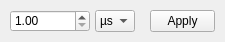
<?xml version="1.0" encoding="UTF-8"?>
<ui version="4.0">
 <class>PanelChangeTime</class>
 <widget class="QWidget" name="PanelChangeTime">
  <property name="geometry">
   <rect>
    <x>0</x>
    <y>0</y>
    <width>225</width>
    <height>42</height>
   </rect>
  </property>
  <property name="windowTitle">
   <string>Change integration time</string>
  </property>
  <widget class="QPushButton" name="button_apply">
   <property name="geometry">
    <rect>
     <x>150</x>
     <y>10</y>
     <width>65</width>
     <height>22</height>
    </rect>
   </property>
   <property name="text">
    <string>Apply</string>
   </property>
  </widget>
  <widget class="QDoubleSpinBox" name="spinbox_timeValue">
   <property name="geometry">
    <rect>
     <x>10</x>
     <y>10</y>
     <width>80</width>
     <height>22</height>
    </rect>
   </property>
   <property name="decimals">
    <number>2</number>
   </property>
   <property name="minimum">
    <double>1.000000000000000</double>
   </property>
   <property name="maximum">
    <double>10000.000000000000000</double>
   </property>
   <property name="singleStep">
    <double>0.100000000000000</double>
   </property>
  </widget>
  <widget class="QComboBox" name="combobox_timeBase">
   <property name="geometry">
    <rect>
     <x>95</x>
     <y>10</y>
     <width>40</width>
     <height>22</height>
    </rect>
   </property>
   <item>
    <property name="text">
     <string>µs</string>
    </property>
   </item>
   <item>
    <property name="text">
     <string>ms</string>
    </property>
   </item>
   <item>
    <property name="text">
     <string>s</string>
    </property>
   </item>
  </widget>
  <zorder>spinbox_timeValue</zorder>
  <zorder>button_apply</zorder>
  <zorder>combobox_timeBase</zorder>
 </widget>
 <tabstops>
  <tabstop>spinbox_timeValue</tabstop>
  <tabstop>combobox_timeBase</tabstop>
  <tabstop>button_apply</tabstop>
 </tabstops>
 <resources/>
 <connections/>
</ui>
